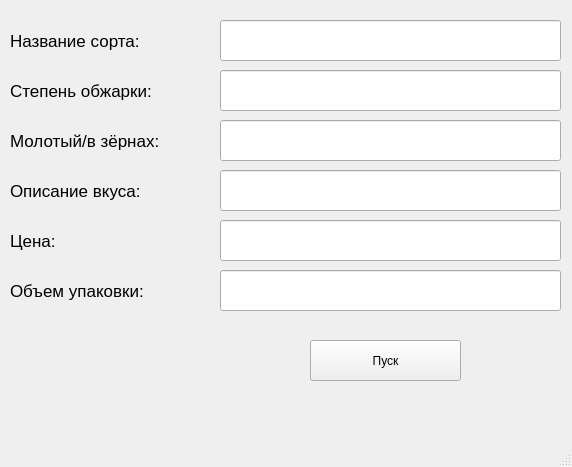
<?xml version="1.0" encoding="UTF-8"?>
<ui version="4.0">
 <class>MainWindow</class>
 <widget class="QMainWindow" name="MainWindow">
  <property name="geometry">
   <rect>
    <x>0</x>
    <y>0</y>
    <width>572</width>
    <height>467</height>
   </rect>
  </property>
  <property name="windowTitle">
   <string>MainWindow</string>
  </property>
  <widget class="QWidget" name="centralwidget">
   <widget class="QLabel" name="name">
    <property name="geometry">
     <rect>
      <x>10</x>
      <y>20</y>
      <width>201</width>
      <height>41</height>
     </rect>
    </property>
    <property name="font">
     <font>
      <pointsize>13</pointsize>
     </font>
    </property>
    <property name="text">
     <string>Название сорта:</string>
    </property>
   </widget>
   <widget class="QLabel" name="step">
    <property name="geometry">
     <rect>
      <x>10</x>
      <y>70</y>
      <width>201</width>
      <height>41</height>
     </rect>
    </property>
    <property name="font">
     <font>
      <pointsize>13</pointsize>
     </font>
    </property>
    <property name="text">
     <string>Степень обжарки:</string>
    </property>
   </widget>
   <widget class="QLabel" name="mz">
    <property name="geometry">
     <rect>
      <x>10</x>
      <y>120</y>
      <width>201</width>
      <height>41</height>
     </rect>
    </property>
    <property name="font">
     <font>
      <pointsize>13</pointsize>
     </font>
    </property>
    <property name="text">
     <string>Молотый/в зёрнах:</string>
    </property>
   </widget>
   <widget class="QLabel" name="opis">
    <property name="geometry">
     <rect>
      <x>10</x>
      <y>170</y>
      <width>201</width>
      <height>41</height>
     </rect>
    </property>
    <property name="font">
     <font>
      <pointsize>13</pointsize>
     </font>
    </property>
    <property name="text">
     <string>Описание вкуса:</string>
    </property>
   </widget>
   <widget class="QLabel" name="money">
    <property name="geometry">
     <rect>
      <x>10</x>
      <y>220</y>
      <width>201</width>
      <height>41</height>
     </rect>
    </property>
    <property name="font">
     <font>
      <pointsize>13</pointsize>
     </font>
    </property>
    <property name="text">
     <string>Цена:</string>
    </property>
   </widget>
   <widget class="QLabel" name="volume">
    <property name="geometry">
     <rect>
      <x>10</x>
      <y>270</y>
      <width>201</width>
      <height>41</height>
     </rect>
    </property>
    <property name="font">
     <font>
      <pointsize>13</pointsize>
     </font>
    </property>
    <property name="text">
     <string>Объем упаковки:</string>
    </property>
   </widget>
   <widget class="QLineEdit" name="editName">
    <property name="geometry">
     <rect>
      <x>220</x>
      <y>20</y>
      <width>341</width>
      <height>41</height>
     </rect>
    </property>
   </widget>
   <widget class="QLineEdit" name="editStep">
    <property name="geometry">
     <rect>
      <x>220</x>
      <y>70</y>
      <width>341</width>
      <height>41</height>
     </rect>
    </property>
   </widget>
   <widget class="QLineEdit" name="editMz">
    <property name="geometry">
     <rect>
      <x>220</x>
      <y>120</y>
      <width>341</width>
      <height>41</height>
     </rect>
    </property>
   </widget>
   <widget class="QLineEdit" name="editOpis">
    <property name="geometry">
     <rect>
      <x>220</x>
      <y>170</y>
      <width>341</width>
      <height>41</height>
     </rect>
    </property>
   </widget>
   <widget class="QLineEdit" name="EditMoney">
    <property name="geometry">
     <rect>
      <x>220</x>
      <y>220</y>
      <width>341</width>
      <height>41</height>
     </rect>
    </property>
   </widget>
   <widget class="QLineEdit" name="editVolume">
    <property name="geometry">
     <rect>
      <x>220</x>
      <y>270</y>
      <width>341</width>
      <height>41</height>
     </rect>
    </property>
   </widget>
   <widget class="QPushButton" name="pushButton">
    <property name="geometry">
     <rect>
      <x>310</x>
      <y>340</y>
      <width>151</width>
      <height>41</height>
     </rect>
    </property>
    <property name="text">
     <string>Пуск</string>
    </property>
   </widget>
  </widget>
  <widget class="QMenuBar" name="menubar">
   <property name="geometry">
    <rect>
     <x>0</x>
     <y>0</y>
     <width>572</width>
     <height>26</height>
    </rect>
   </property>
  </widget>
  <widget class="QStatusBar" name="statusbar"/>
 </widget>
 <resources/>
 <connections/>
</ui>
